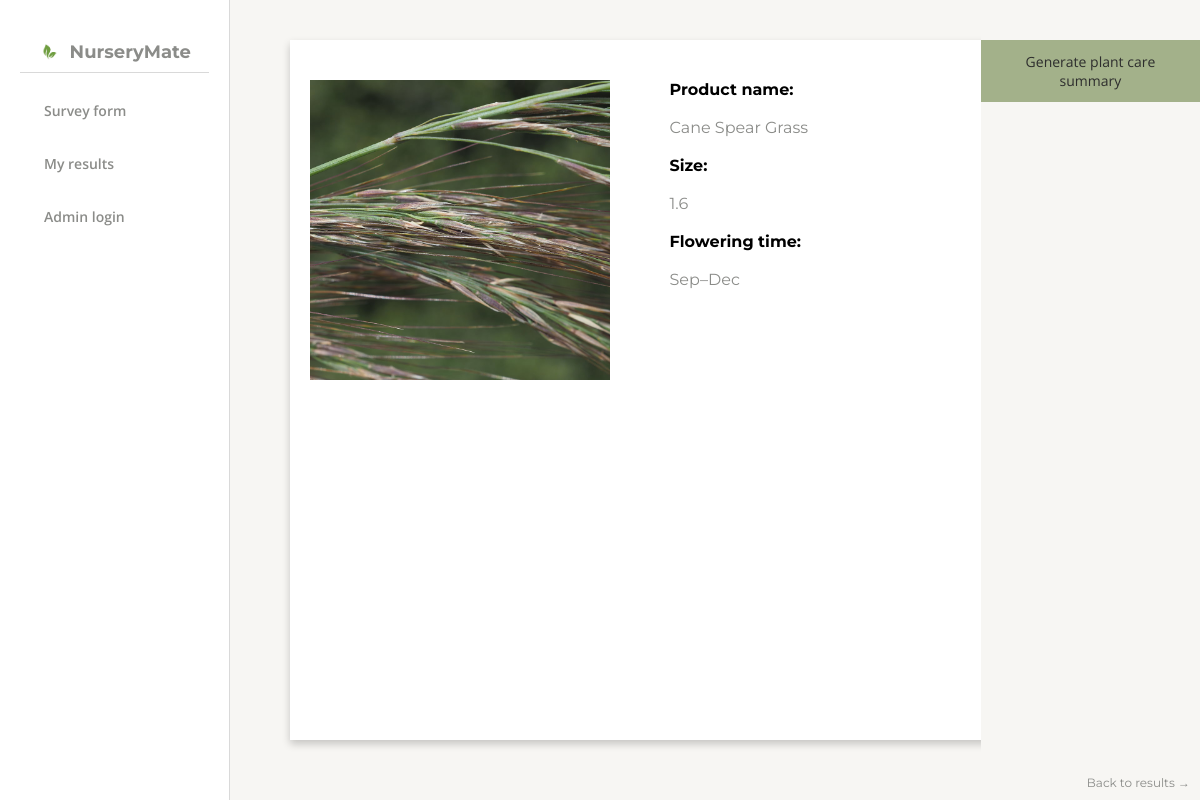
Page /plant/29 on the committed database.
### tables this page shows
CREATE TABLE plants (
            id INTEGER PRIMARY KEY AUTOINCREMENT,
            scientific_name TEXT NOT NULL,
            common_name TEXT,
            flowering_time TEXT,
            height TEXT,
            ecological_function TEXT,
            sunlight TEXT,
            water_level TEXT,
            salt_wind_tolerance TEXT,
            type TEXT,
            planting_space TEXT,
            image_url TEXT,
            soil_type TEXT
        );

### app.py (the view)
@app.route("/plant/<int:plant_id>")
def plant_details(plant_id):
    plant = get_plant_by_id(plant_id)
    return render_template("plant_details.html", plant=plant)

### templates/plant_details.html (shortened to what this page needs)
<!DOCTYPE html>
<html lang="en">
<head>
    <link rel="stylesheet" href="{{ url_for('static', filename='styles.css') }}">
</head>
<body>
  <nav class="side-navbar" style="position: relative;">
    <div class="navbar-header">
      <img src="{{ url_for('static', filename='images/download.png') }}" alt="NurseryMate Logo" class="logo" />
      <h2>NurseryMate</h2>
    </div>
    <hr class="navbar-divider" />
    <div class="nav-links">
      <a href="{{ url_for('form') }}">Survey form</a>
      <a href="{{ url_for('results') }}">My results</a>
      <a href="{{ url_for('login') }}">Admin login</a>
    </div>
  </nav>
    <main class="main-content">
            <div class="plant-details-container" style="margin-top: 0;">
            <img src="{{ url_for('static', filename=plant.image_url.replace('/static/', '')) }}" alt="{{ plant.scientific_name }}" class="plant-image" style="width: 100%; height: 300px; object-fit: cover; margin-top: 20px;">
            <div class="plant-details-content" style="margin-top: 20px; display: flex; flex-direction: column; justify-content: flex-start;">
                <div style="flex: 1; margin-right: 20px; margin-left: 40px;">
                {% if plant.common_name %}
<p><strong>Product name:</strong><br><br> <span style="color: #8B8C89;">{{ plant.common_name }}</span></p>
                {% endif %}
<br>
<p><strong>Size:</strong><br><br> <span style="color: #8B8C89;">{{ plant.height }}</span></p>
<br>
<p><strong>Flowering time:</strong><br><br> <span style="color: #8B8C89;">{{ plant.flowering_time }}</span></p>
            </div>
            <a href="{{ url_for('results') }}" class="back-link">Back to results →</a>
        </div>
    </main>
<form action="{{ url_for('generate_summary', plant_id=plant.id) }}" method="post" style="margin-top: 40px; text-align: center;">
    <button type="submit"
            style="padding: 12px 24px; background-color: #A3B18A; color: white;
                   border: none; border-radius: 0; font-size: 14px; cursor: pointer; color: #2d2d2d; font-family: 'Open Sans', sans-serif;">
        Generate plant care summary
    </button>
</form>
</body>
</html>

### templates/plant_details.html (style rules this page uses)
* { box-sizing: border-box; margin: 0; padding: 0; }
body { display: flex; height: 100vh; font-family: 'Montserrat', sans-serif; background-color: #f7f6f3; }
.side-navbar { width: 250px; background-color: #ffffff; padding: 40px 20px; display: flex; flex-direction: column; align-items: center; border-right: 1px solid #d9d9d9; }
.side-navbar .logo { width: 24px; height: 24px; margin: 0; margin-right: 8px; }
.side-navbar h2 { font-weight: 700; font-size: 18px; color: #8B8C89; margin: 0; line-height: 24px; text-align: left; }
.navbar-header { display: flex; align-items: center; margin-bottom: 8px; }
.navbar-divider { border: none; border-top: 1px solid #d9d9d9; margin: 0 0 16px 0; width: 100%; }
.nav-links { width: 100%; }
.nav-links a { display: block; text-decoration: none; color: #8B8C89; font-family: 'Open Sans', sans-serif; font-weight: 600; font-size: 14px; padding: 12px 20px; margin-bottom: 10px; border-left: 4px solid transparent; transition: all 0.3s ease; }
.main-content { flex-grow: 1; padding: 40px 60px; overflow-y: auto; }
.plant-image { width: 100%; max-width: 300px; margin-bottom: 20px; }
.plant-details-container { height: 700px; width: 700px; background-color: white; border-radius: 0; box-shadow: 0 4px 8px rgba(0, 0, 0, 0.2); padding: 20px; display: flex; }
.plant-details-content { display: flex; flex-direction: column; justify-content: center; margin-left: 20px; }
.back-link { margin-top: 20px; text-decoration: none; color: #8B8C89; font-size: 12px; font-weight: normal; position: absolute; bottom: 10px; right: 10px; }

### rows in the picture
plants: image_url (picture), common_name "Cane Spear Grass", height "1.6", flowering_time "Sep–Dec"
